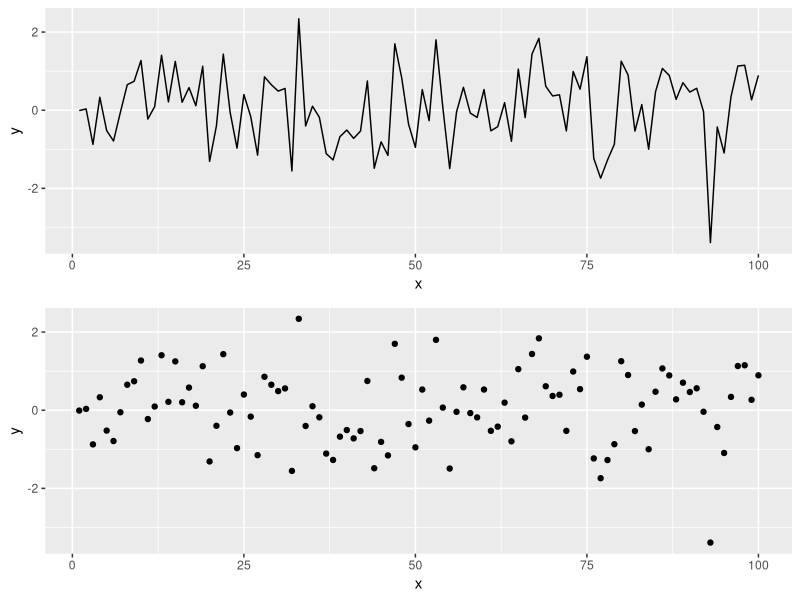

The R script that drew this image:
## ---- chunk 1
knitr::opts_chunk$set(echo = TRUE, fig.width = 8, fig.height = 8, fig.alig = "center")
## ---- chunk 2
library(tidyverse)
library(gridExtra)

## ---- chunk 3
x <- seq(1:100)
y <- rnorm(100) # Generating data form a normal distribution with mean 0 and variance 1
data <- data.frame(x = x, y = y ) # Creating a data frame
p1 = ggplot(data, aes(x= x, y = y)) +
geom_line()
p2 = ggplot(data, aes(x= x, y = y)) +
geom_point()
grid.arrange(p1, p2)
